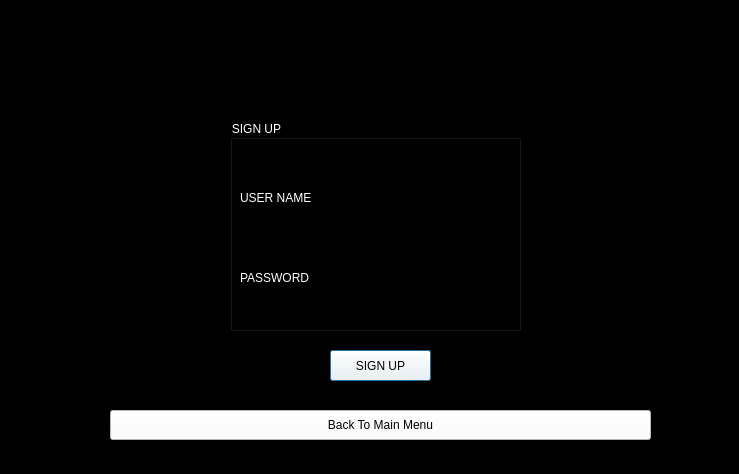
<?xml version="1.0" encoding="UTF-8"?>
<ui version="4.0">
 <class>create_account</class>
 <widget class="QDialog" name="create_account">
  <property name="geometry">
   <rect>
    <x>0</x>
    <y>0</y>
    <width>739</width>
    <height>474</height>
   </rect>
  </property>
  <property name="windowTitle">
   <string>Dialog</string>
  </property>
  <property name="styleSheet">
   <string notr="true">background-color: rgb(0, 0, 0);</string>
  </property>
  <widget class="QGroupBox" name="groupBox">
   <property name="geometry">
    <rect>
     <x>230</x>
     <y>120</y>
     <width>291</width>
     <height>211</height>
    </rect>
   </property>
   <property name="styleSheet">
    <string notr="true">font: 17pt &quot;Pristina&quot;;
background-color: rgb(0, 0, 0);
color: rgb(255, 255, 255);</string>
   </property>
   <property name="title">
    <string>SIGN UP</string>
   </property>
   <widget class="QLabel" name="label">
    <property name="geometry">
     <rect>
      <x>10</x>
      <y>70</y>
      <width>101</width>
      <height>16</height>
     </rect>
    </property>
    <property name="styleSheet">
     <string notr="true">font: 13pt &quot;Pristina&quot;;</string>
    </property>
    <property name="text">
     <string>USER NAME</string>
    </property>
   </widget>
   <widget class="QLabel" name="label_2">
    <property name="geometry">
     <rect>
      <x>10</x>
      <y>150</y>
      <width>151</width>
      <height>16</height>
     </rect>
    </property>
    <property name="styleSheet">
     <string notr="true">font: 13pt &quot;Pristina&quot;;</string>
    </property>
    <property name="text">
     <string>PASSWORD</string>
    </property>
   </widget>
   <widget class="QLineEdit" name="lineEdit">
    <property name="geometry">
     <rect>
      <x>110</x>
      <y>60</y>
      <width>161</width>
      <height>31</height>
     </rect>
    </property>
   </widget>
   <widget class="QLineEdit" name="lineEdit_2">
    <property name="geometry">
     <rect>
      <x>110</x>
      <y>140</y>
      <width>161</width>
      <height>31</height>
     </rect>
    </property>
   </widget>
  </widget>
  <widget class="QPushButton" name="pushButton">
   <property name="geometry">
    <rect>
     <x>330</x>
     <y>350</y>
     <width>101</width>
     <height>31</height>
    </rect>
   </property>
   <property name="styleSheet">
    <string notr="true">font: 16pt &quot;Pristina&quot;;
background-color: rgb(255, 255, 255);</string>
   </property>
   <property name="text">
    <string>SIGN UP</string>
   </property>
  </widget>
  <widget class="QPushButton" name="pushButton_5">
   <property name="geometry">
    <rect>
     <x>110</x>
     <y>410</y>
     <width>541</width>
     <height>30</height>
    </rect>
   </property>
   <property name="styleSheet">
    <string notr="true">font: 13pt &quot;Pristina&quot;;
color: rgb(0, 0, 0);
background-color: rgb(255, 255, 255);
</string>
   </property>
   <property name="text">
    <string>Back To Main Menu</string>
   </property>
  </widget>
 </widget>
 <resources/>
 <connections/>
</ui>
